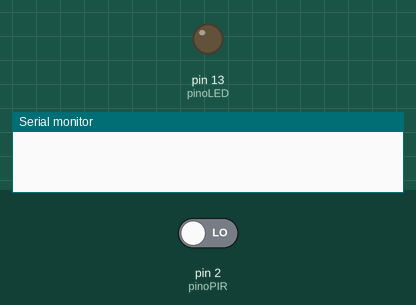
Simulated run of this sketch. Board: Arduino Uno, built with avr-gcc and run on an emulated ATmega328P. Parts: output pins drawn as LEDs (lit = HIGH), the last lines printed to the serial monitor. The inputs (shaded band) are chosen by the test bench; at power-on: pin 2 (pinoPIR) LOW.

Above: at 1.2 s.
1.3 s: pin 2 (pinoPIR) driven HIGH
At 2.0 s:
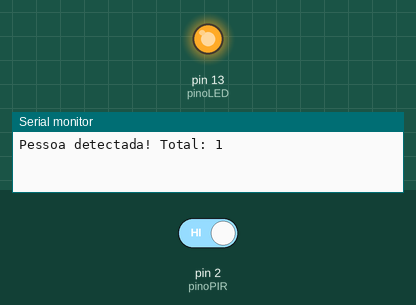
2.8 s: pin 2 (pinoPIR) driven LOW
At 4.7 s:
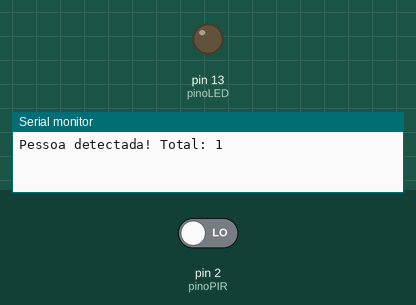
Timing chart, 0 to 6.2 s (numbered marks = the images above; inputs shaded):
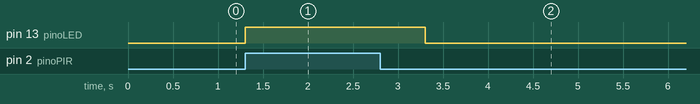

The sketch:

ATV_5.ino
```cpp
int pinoPIR = 2;     // Pino digital do sensor PIR
int pinoLED = 13;    // LED no pino 13 (pode ser externo também)
int contador = 0;    // Contador de pessoas

void setup() {
  pinMode(pinoPIR, INPUT);   // PIR como entrada
  pinMode(pinoLED, OUTPUT);  // LED como saída
  Serial.begin(9600);        // Inicia comunicação Serial
}

void loop() {
  int leitura = digitalRead(pinoPIR);

  if (leitura == HIGH) {          // Se o PIR detectar movimento
    contador++;                   // Incrementa o contador
    digitalWrite(pinoLED, HIGH);  // Acende LED
    Serial.print("Pessoa detectada! Total: ");
    Serial.println(contador);

    delay(2000); // Delay para evitar múltiplas contagens por 1 detecção
  } else {
    digitalWrite(pinoLED, LOW);   // LED apagado sem movimento
  }
}
```

Measured:
- after the input at 1.3 s, pin 13 (pinoLED): LOW → HIGH at once
- after the input at 2.8 s, pin 13 (pinoLED): HIGH → LOW after 0.50 s
